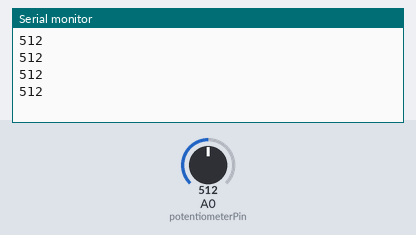
Bench run of a sketch on a simulated Arduino Uno, built with avr-gcc and run on an emulated ATmega328P. On the bench: the last lines printed to the serial monitor. The test bench sets the inputs (shaded band); at power-on: A0 (potentiometerPin) = 512.

Above: at 1.2 s.
1.3 s: A0 (potentiometerPin) set to 716
At 1.71 s:
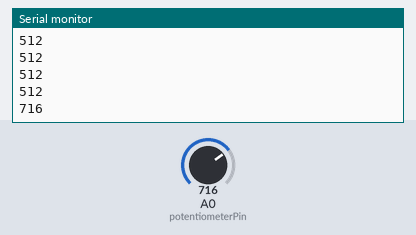
2.8 s: A0 (potentiometerPin) set to 900
At 2.91 s:
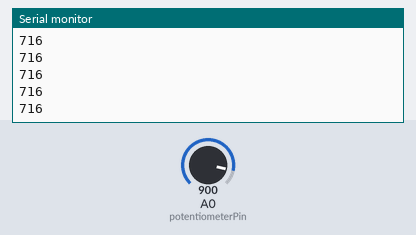
Timing chart, 0 to 5.8 s (numbered marks = the images above; inputs shaded):
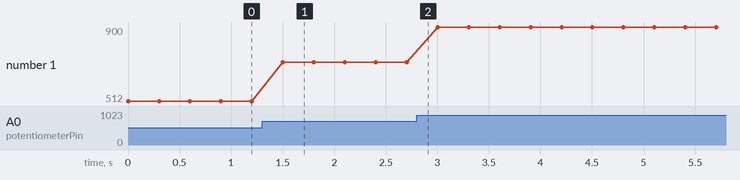

Measured:
- after the input at 1.3 s, the serial monitor: prints a new line after 0.20 s (image 1)
- plotted number 1: 512 → 716 after the input at 1.3 s, 716 → 900 after the input at 2.8 s

The sketch:

arduinoXProgetto.ino
```cpp
int potentiometerPin = 0;
int value = 0;
void setup()
{
  Serial.begin(9600); // inizializzazione porta seriale
}
void loop()
{
  value = analogRead(potentiometerPin); // leggo valore potenziometro
  Serial.println(value); // mando in seriale i dati
  delay(300);//velocità
}
```
